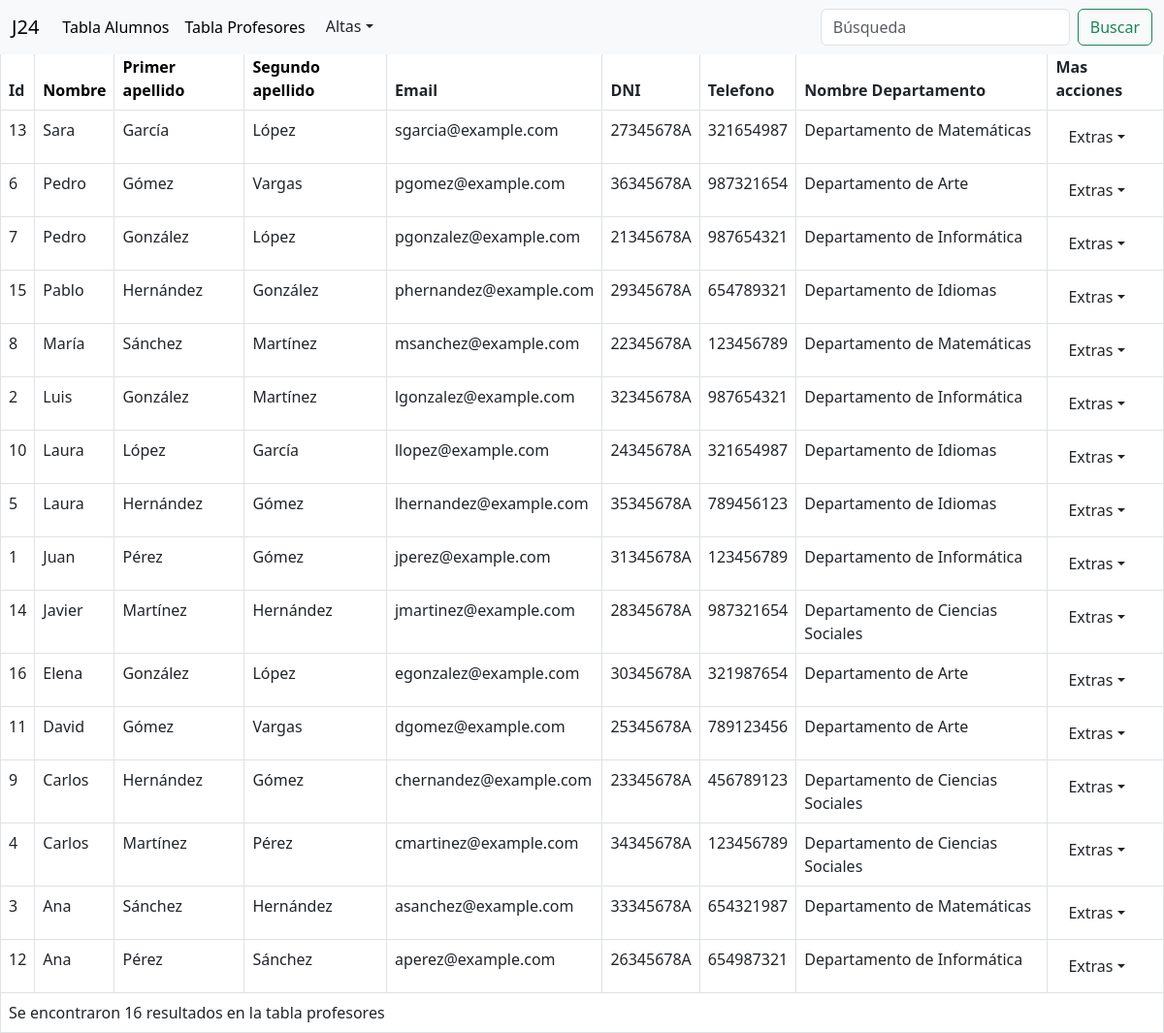
/views/view1.php?orderBy2=nombrep (signed in), run on the app's committed database.
### tables this page shows
CREATE TABLE TB_PROFESOR (
IdProfesor INT NOT NULL PRIMARY KEY AUTO_INCREMENT,
DNI VARCHAR(9) NULL,
Nombreprofesor VARCHAR(15) NULL,
Apellidoprofesor VARCHAR(30) NULL,
Apellido2profesor VARCHAR(30) NULL,
Email VARCHAR(30) NULL,
Telfprofe VARCHAR(9) NULL,
IdDepartamento INT NULL,
CONSTRAINT IdDepartamento1 FOREIGN KEY (IdDepartamento)
REFERENCES TB_DEPARTAMENTO (IdDepartamento)
);

CREATE TABLE TB_DEPARTAMENTO (
IdDepartamento INT NOT NULL PRIMARY KEY AUTO_INCREMENT,
Nombredepartamento VARCHAR(50) NULL,
Descripciondepartamento VARCHAR(90) NULL
);

### views/view1.php (the view, shortened to what this page needs)
<?php
include  "../includes/conexion.php";
?>
<!DOCTYPE html>
<html lang="en">
<head>
    <link rel="stylesheet" href="../css/styles.css">
    <link href="https://cdn.jsdelivr.net/npm/bootstrap@5.3.0-alpha3/dist/css/bootstrap.min.css" rel="stylesheet">
</head>
<body>
<nav class="navbar navbar-expand-lg bg-body-tertiary fixed-top">
    <div class="container-fluid">
        <a class="navbar-brand" href="#">J24</a>
        <div class="collapse navbar-collapse" id="navbarSupportedContent">
            <ul class="navbar-nav me-auto mb-2 mb-lg-0">
                <li class="nav-item">
                <a class="nav-link active" aria-current="page" href="#" onclick="showAlumnosTable()">Tabla Alumnos</a>
                </li>
                <li class="nav-item">
                    <a class="nav-link active" href="#" onclick="showProfesoresTable()">Tabla Profesores</a>
                </li>
                <li class="nav-item dropdown">
                <div class="btn-group">
                    <button class="btn dropdown-toggle" type="button" data-bs-toggle="dropdown" aria-expanded="page">Altas</button>
                </div>
                </li>
            </ul>
            <form class="d-flex" role="search" method="GET" action="<?php echo $_SERVER['PHP_SELF']; ?>">
                <input class="form-control me-2" type="search" name="search" placeholder="Búsqueda" aria-label="Search" value="<?php echo isset($_GET['search']) ? $_GET['search'] : ''; ?>">
                <button class="btn btn-outline-success" type="submit" name="submit">Buscar</button>
            </form>
        </div>
    </div>
</nav>
<br>
<br>
    <?php
    $search = isset($_GET['search']) ? $_GET['search'] : '';
            if (!empty($search)) {
                $consulta = "SELECT a.Matricula, a.DNI, a.Nombre, a.Apellidoalumno, a.Apellido2alumno, a.FechaNacimiento, a.Dirección, a.Telefono, a.Email, c.Nombreclase
                FROM TB_ALUMNOS a
                INNER JOIN TB_CLASE c ON c.IdClase = a.IdClase WHERE Nombre LIKE '%$search%' OR Apellidoalumno LIKE '%$search%' OR DNI LIKE '%$search%' OR Apellido2alumno LIKE '%$search%' OR Dirección LIKE '%$search%' OR Telefono LIKE '%$search%' OR Email LIKE '%$search%' ";
                $resultado = $mysqli->query($consulta);
                $hideTable = true;
            } else {
                $consulta = "SELECT a.Matricula, a.DNI, a.Nombre, a.Apellidoalumno, a.Apellido2alumno, a.FechaNacimiento, a.Dirección, a.Telefono, a.Email, c.Nombreclase
                FROM TB_ALUMNOS a
                INNER JOIN TB_CLASE c ON c.IdClase = a.IdClase  ";
            }
?>
<table class="table table-bordered" id="tablaProfesores" style="display: none;" >
    <thead>
        <tr>
            <th>Id</th>
            <th><a href="?orderBy2=<?php echo (isset($_GET['orderBy2']) && $_GET['orderBy2'] === 'nombrep') ? 'nombrep_desc' : 'nombrep'; ?>" class="no-decoration" onclick="showProfesoresTable()" href="#">Nombre</a></th>
            <th><a href="?orderBy2=<?php echo (isset($_GET['orderBy2']) && $_GET['orderBy2'] === 'apellidop') ? 'apellidop_desc' : 'apellidop'; ?>" class="no-decoration" onclick="showProfesoresTable()" href="#">Primer apellido</a></th>
            <th><a href="?orderBy2=<?php echo (isset($_GET['orderBy2']) && $_GET['orderBy2'] === 'apellidos') ? 'apellidos_desc' : 'apellidos'; ?>" class="no-decoration" onclick="showProfesoresTable()" href="#">Segundo apellido</a></th>
            <th>Email</th>
            <th>DNI</th>
            <th>Telefono</th>
            <th>Nombre Departamento</th>
            <th>Mas acciones</th>
        </tr>
    </thead>
    <tbody>
        <?php
        if (!empty($search)) {
            $consulta = "SELECT a.IdProfesor, a.DNI, a.Nombreprofesor, a.Apellidoprofesor, a.Apellido2profesor, a.Email, a.Telfprofe, c.Nombredepartamento FROM TB_PROFESOR a INNER JOIN TB_DEPARTAMENTO c ON c.IdDepartamento = a.IdDepartamento WHERE Nombreprofesor LIKE '%$search%' OR Apellidoprofesor LIKE '%$search%' OR DNI LIKE '%$search%' OR Apellido2profesor LIKE '%$search%' OR IdDepartamento LIKE '%$search%' OR Telfprofe LIKE '%$search%' OR Email LIKE '%$search%';";
            $resultado = $mysqli->query($consulta);
            $hideTable2 = true;
        } else if (isset($_GET['orderBy2']) && $_GET['orderBy2'] === 'nombrep') {
            $consulta = "SELECT a.IdProfesor, a.DNI, a.Nombreprofesor, a.Apellidoprofesor, a.Apellido2profesor, a.Email, a.Telfprofe, c.Nombredepartamento FROM TB_PROFESOR a INNER JOIN TB_DEPARTAMENTO c ON c.IdDepartamento = a.IdDepartamento ORDER BY Nombreprofesor DESC;";
        } else if (isset($_GET['orderBy2']) && $_GET['orderBy2'] === 'nombrep_desc') {
            $consulta = "SELECT a.IdProfesor, a.DNI, a.Nombreprofesor, a.Apellidoprofesor, a.Apellido2profesor, a.Email, a.Telfprofe, c.Nombredepartamento FROM TB_PROFESOR a INNER JOIN TB_DEPARTAMENTO c ON c.IdDepartamento = a.IdDepartamento ORDER BY Nombreprofesor ASC;";
            $resultado = $mysqli->query($consulta);
            $hideTable2 = true;
        } else if (isset($_GET['orderBy2']) && $_GET['orderBy2'] === 'apellidop') {
            $consulta = "SELECT a.IdProfesor, a.DNI, a.Nombreprofesor, a.Apellidoprofesor, a.Apellido2profesor, a.Email, a.Telfprofe, c.Nombredepartamento FROM TB_PROFESOR a INNER JOIN TB_DEPARTAMENTO c ON c.IdDepartamento = a.IdDepartamento ORDER BY Apellidoprofesor DESC;";
            $resultado = $mysqli->query($consulta);
            $hideTable2 = true;
        } else if (isset($_GET['orderBy2']) && $_GET['orderBy2'] === 'apellidop_desc') {
            $consulta = "SELECT a.IdProfesor, a.DNI, a.Nombreprofesor, a.Apellidoprofesor, a.Apellido2profesor, a.Email, a.Telfprofe, c.Nombredepartamento FROM TB_PROFESOR a INNER JOIN TB_DEPARTAMENTO c ON c.IdDepartamento = a.IdDepartamento ORDER BY Apellidoprofesor ASC;";
            $resultado = $mysqli->query($consulta);
            $hideTable2 = true;
        } else if (isset($_GET['orderBy2']) && $_GET['orderBy2'] === 'apellidos') {
            $consulta = "SELECT a.IdProfesor, a.DNI, a.Nombreprofesor, a.Apellidoprofesor, a.Apellido2profesor, a.Email, a.Telfprofe, c.Nombredepartamento FROM TB_PROFESOR a INNER JOIN TB_DEPARTAMENTO c ON c.IdDepartamento = a.IdDepartamento ORDER BY Apellido2profesor DESC;";
            $resultado = $mysqli->query($consulta);
            $hideTable2 = true;
        } else if (isset($_GET['orderBy2']) && $_GET['orderBy2'] === 'apellidos_desc') {
            $consulta = "SELECT a.IdProfesor, a.DNI, a.Nombreprofesor, a.Apellidoprofesor, a.Apellido2profesor, a.Email, a.Telfprofe, c.Nombredepartamento FROM TB_PROFESOR a INNER JOIN TB_DEPARTAMENTO c ON c.IdDepartamento = a.IdDepartamento ORDER BY Apellido2profesor ASC;";
            $resultado = $mysqli->query($consulta);
            $hideTable2 = true;
        } else {
            $consulta = "SELECT a.IdProfesor, a.DNI, a.Nombreprofesor, a.Apellidoprofesor, a.Apellido2profesor, a.Email, a.Telfprofe, c.Nombredepartamento FROM TB_PROFESOR a INNER JOIN TB_DEPARTAMENTO c ON c.IdDepartamento = a.IdDepartamento;";
            $resultado = $mysqli->query($consulta);
        }
        $resultado = $mysqli->query($consulta);
        if ($resultado->num_rows == 0) {
            echo "<tr><td colspan='11'>No se encontraron resultados en la tabla profesores</td></tr>";
        } else {
            $prof = 0;
            while ($row = $resultado->fetch_array()) {
                $fila = "<tr>";
                $fila .= "<td id='prof_id_".$prof."'>" . $row["IdProfesor"] . "</td>";
                $fila .= "<td id='prof_nombre_".$prof."'>" . $row["Nombreprofesor"] . "</td>";
                $fila .= "<td id='prof_apellido_".$prof."'>" . $row["Apellidoprofesor"] . "</td>";
                $fila .= "<td id='prof_apellido2_".$prof."'>" . $row["Apellido2profesor"] . "</td>";
                $fila .= "<td id='prof_email_".$prof."'>" . $row["Email"] . "</td>";
                $fila .= "<td id='prof_dni_".$prof."'>" . $row["DNI"] . "</td>";
                $fila .= "<td id='prof_telf_".$prof."'>" . $row["Telfprofe"] . "</td>";
                $fila .= "<td id='prof_dept_".$prof."'>" . $row["Nombredepartamento"] . "</td>";
                $fila .= "<td>
                <div class='btn-group'>
                    <button class='btn dropdown-toggle' type='button' data-bs-toggle='dropdown' aria-expanded='page'>Extras</button>
                    <ul class='dropdown-menu' aria-labelledby='dropdownMenuButton'>
                    <li><a class='dropdown-item' onclick='getDataProf(".$prof.")' data-bs-toggle='modal' data-bs-target='#editarProfesor'>Editar Profesor</a></li>
                    <li><a class='dropdown-item' href='../includes/eliminarProfesor.php?id_prof=" . $row['IdProfesor'] . "' data-bs-toggle='modal'>Eliminar Profesor</a></li>
                        </ul>
                </div>
            </td>";
                echo $fila;
                $prof = $prof + 1;
            }
            echo "<tr><td colspan='11'>Se encontraron $prof resultados en la tabla profesores</td></tr>";
        }
        ?>
    </tbody>
</table>
</body>
</html>

### css/styles.css (style rules this page uses)
html { height: 100%; }
.btn { color: white; font-size: 20px; background-color: rgba(0, 0, 0, 0); border: none; }
.no-decoration { text-decoration: none; color: black; }

### data on the page
tb_profesor: IdProfesor "13", Nombreprofesor "Sara", Apellidoprofesor "García", Apellido2profesor "López", Email "sgarcia@example.com", DNI "27345678A", Telfprofe "321654987", IdDepartamento.Nombredepartamento "Departamento de Matemáticas"
tb_profesor: IdProfesor "6", Nombreprofesor "Pedro", Apellidoprofesor "Gómez", Apellido2profesor "Vargas", Email "pgomez@example.com", DNI "36345678A", Telfprofe "987321654", IdDepartamento.Nombredepartamento "Departamento de Arte"
tb_profesor: IdProfesor "7", Nombreprofesor "Pedro", Apellidoprofesor "González", Apellido2profesor "López", Email "pgonzalez@example.com", DNI "21345678A", Telfprofe "987654321", IdDepartamento.Nombredepartamento "Departamento de Informática"
tb_profesor: IdProfesor "15", Nombreprofesor "Pablo", Apellidoprofesor "Hernández", Apellido2profesor "González", Email "phernandez@example.com", DNI "29345678A", Telfprofe "654789321", IdDepartamento.Nombredepartamento "Departamento de Idiomas"
tb_profesor: IdProfesor "8", Nombreprofesor "María", Apellidoprofesor "Sánchez", Apellido2profesor "Martínez", Email "msanchez@example.com", DNI "22345678A", Telfprofe "123456789", IdDepartamento.Nombredepartamento "Departamento de Matemáticas"
tb_profesor: IdProfesor "2", Nombreprofesor "Luis", Apellidoprofesor "González", Apellido2profesor "Martínez", Email "lgonzalez@example.com", DNI "32345678A", Telfprofe "987654321", IdDepartamento.Nombredepartamento "Departamento de Informática"
tb_profesor: IdProfesor "10", Nombreprofesor "Laura", Apellidoprofesor "López", Apellido2profesor "García", Email "llopez@example.com", DNI "24345678A", Telfprofe "321654987", IdDepartamento.Nombredepartamento "Departamento de Idiomas"
tb_profesor: IdProfesor "5", Nombreprofesor "Laura", Apellidoprofesor "Hernández", Apellido2profesor "Gómez", Email "lhernandez@example.com", DNI "35345678A", Telfprofe "789456123", IdDepartamento.Nombredepartamento "Departamento de Idiomas"
tb_profesor: IdProfesor "1", Nombreprofesor "Juan", Apellidoprofesor "Pérez", Apellido2profesor "Gómez", Email "jperez@example.com", DNI "31345678A", Telfprofe "123456789", IdDepartamento.Nombredepartamento "Departamento de Informática"
tb_profesor: IdProfesor "14", Nombreprofesor "Javier", Apellidoprofesor "Martínez", Apellido2profesor "Hernández", Email "jmartinez@example.com", DNI "28345678A", Telfprofe "987321654", IdDepartamento.Nombredepartamento "Departamento de Ciencias Sociales"
tb_profesor: IdProfesor "16", Nombreprofesor "Elena", Apellidoprofesor "González", Apellido2profesor "López", Email "egonzalez@example.com", DNI "30345678A", Telfprofe "321987654", IdDepartamento.Nombredepartamento "Departamento de Arte"
tb_profesor: IdProfesor "11", Nombreprofesor "David", Apellidoprofesor "Gómez", Apellido2profesor "Vargas", Email "dgomez@example.com", DNI "25345678A", Telfprofe "789123456", IdDepartamento.Nombredepartamento "Departamento de Arte"
tb_profesor: IdProfesor "9", Nombreprofesor "Carlos", Apellidoprofesor "Hernández", Apellido2profesor "Gómez", Email "chernandez@example.com", DNI "23345678A", Telfprofe "456789123", IdDepartamento.Nombredepartamento "Departamento de Ciencias Sociales"
tb_profesor: IdProfesor "4", Nombreprofesor "Carlos", Apellidoprofesor "Martínez", Apellido2profesor "Pérez", Email "cmartinez@example.com", DNI "34345678A", Telfprofe "123456789", IdDepartamento.Nombredepartamento "Departamento de Ciencias Sociales"
tb_profesor: IdProfesor "3", Nombreprofesor "Ana", Apellidoprofesor "Sánchez", Apellido2profesor "Hernández", Email "asanchez@example.com", DNI "33345678A", Telfprofe "654321987", IdDepartamento.Nombredepartamento "Departamento de Matemáticas"
tb_profesor: IdProfesor "12", Nombreprofesor "Ana", Apellidoprofesor "Pérez", Apellido2profesor "Sánchez", Email "aperez@example.com", DNI "26345678A", Telfprofe "654987321", IdDepartamento.Nombredepartamento "Departamento de Informática"

### other printed values
$prof "16"
